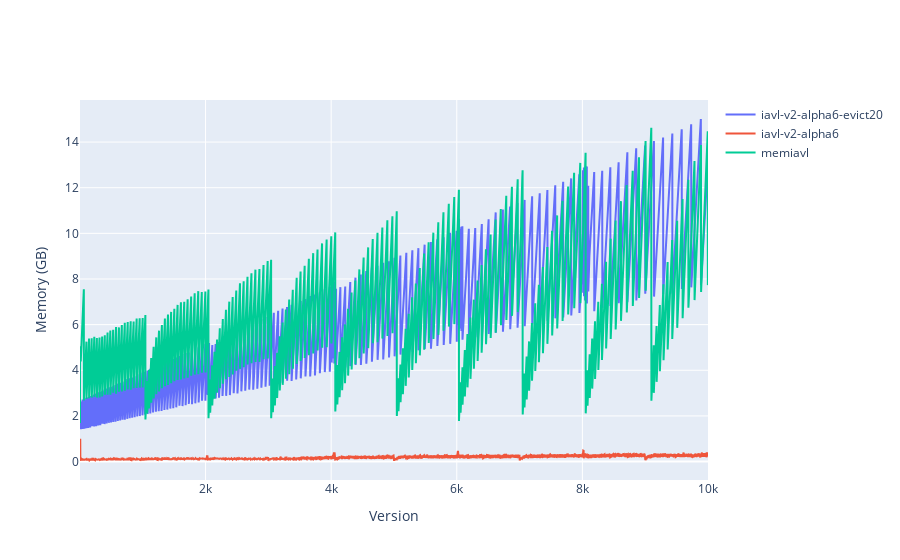

The cell this chart's notebook holds for it:
### Markdown cell above
With these settings iavl/v2's performance increases by 50%, achieving 75% of the speed of memiavl while consuming roughly the same amount of memory.
The graph below shows this configuration's memory consumption in comparison to memiavl.
The periodic drops in both graphs might be due to GC memory reclamation, but this isn't definitive.

### Code cell
plot_mem(mixed_small, ['iavl-v2-alpha6-evict20', 'memiavl'])

### Figure 1 — Plotly figure (JSON) as saved in the notebook; plotly's stock layout.template omitted (floating-point values rounded to 4 significant figures; data arrays with more than 128 entries replaced by an {"elided": "..."} marker saying what was removed)
{"data": [{"mode": "lines", "name": "iavl-v2-alpha6-evict20", "x": {"elided": "10000 int values"}, "y": {"elided": "10000 float values"}, "type": "scatter"}, {"mode": "lines", "name": "iavl-v2-alpha6", "x": {"elided": "10000 int values"}, "y": {"elided": "10000 float values"}, "type": "scatter"}, {"mode": "lines", "name": "memiavl", "x": {"elided": "10000 int values"}, "y": {"elided": "10000 float values"}, "type": "scatter"}], "layout": {"xaxis": {"title": {"text": "Version"}}, "yaxis": {"title": {"text": "Memory (GB)"}}, "hovermode": "x unified"}}
